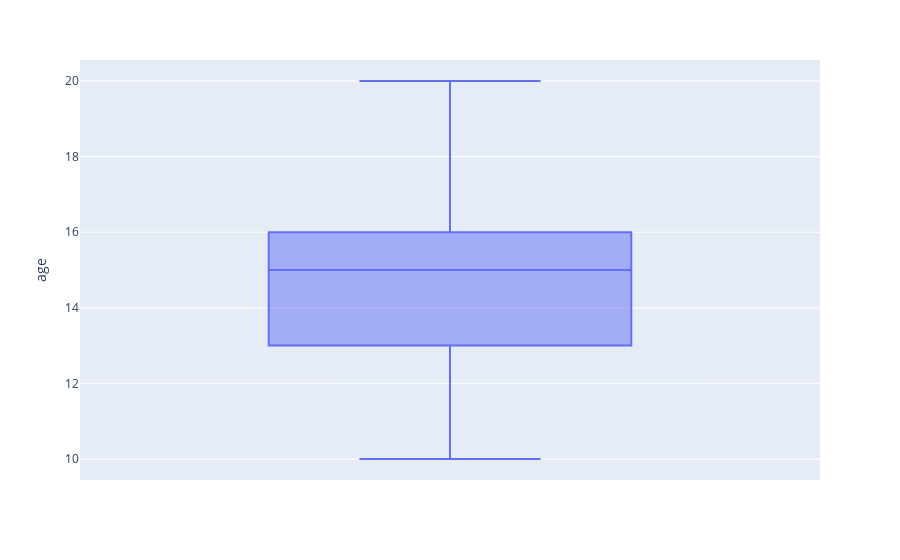

Notebook cell for this chart:
### Code cell
fig = px.box(dfx, y="age")
fig.show()

### Figure 1 — Plotly figure (JSON) as saved in the notebook; plotly's stock layout.template omitted (floating-point values rounded to 4 significant figures; data arrays with more than 128 entries replaced by an {"elided": "..."} marker saying what was removed)
{"data": [{"alignmentgroup": "True", "hovertemplate": "age=%{y}<extra></extra>", "legendgroup": "", "marker": {"color": "#636efa"}, "name": "", "notched": false, "offsetgroup": "", "orientation": "v", "showlegend": false, "type": "box", "x0": " ", "xaxis": "x", "y": {"elided": "286 float values"}, "y0": " ", "yaxis": "y"}], "layout": {"boxmode": "group", "legend": {"tracegroupgap": 0}, "margin": {"t": 60}, "xaxis": {"anchor": "y", "domain": [0, 1]}, "yaxis": {"anchor": "x", "domain": [0, 1], "title": {"text": "age"}}}}
